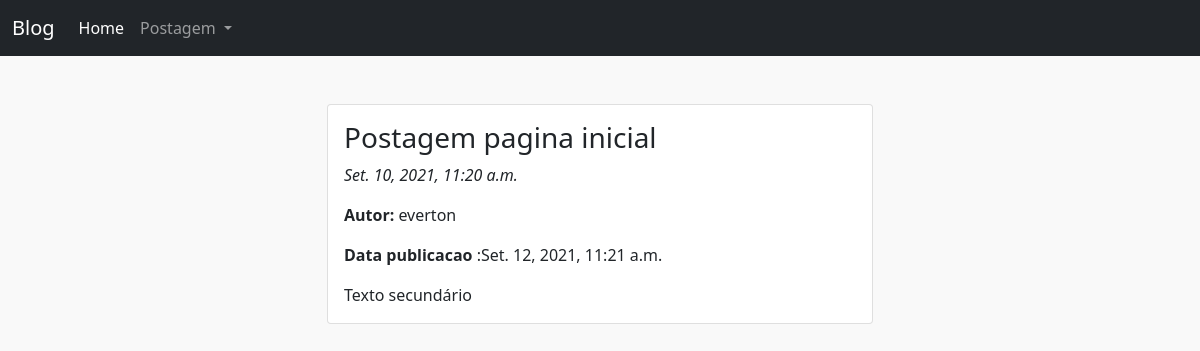
The app's page /post/2/ with its own data.
### blog/models.py (models this page shows, shortened)
class Postagem(models.Model):
    titulo = models.CharField(max_length=200)
    texto = models.TextField()
    autor = models.ForeignKey(settings.AUTH_USER_MODEL, on_delete=models.CASCADE)
    data_criacao = models.DateTimeField(default=timezone.now)
    data_publicacao = models.DateTimeField(blank=True, null=True)

### blog/views.py (the view)
# urls.py: path('post/<int:pk>/',views.detalhe_postagem,name='detalhe_postagem'),
def detalhe_postagem(request,pk):
    postagem = Postagem.objects.get(pk=pk)
    return render(request,'detalhe_postagem.html',{'postagem':postagem})

### blog/templates/detalhe_postagem.html (shortened to what this page needs)
{%extends 'base.html'%}
{% block content %}
<div class="container - fluid ">
    <div class = "row">
    <div class = "col-3" >
    </div>
    <div class = "col-6"    >
        <div class="card mt-5 " >
            <div class="card-body">
               <h3> {{postagem.titulo}}</h3>
               <p>
                <i>{{postagem.data_criacao}}</i></p>
               <p><b> Autor:</b> {{postagem.autor.username}}</p>
              {% if postagem.data_publicacao %}
                  <p>  <b>Data publicacao</b> :{{postagem.data_publicacao}}</p>
                {% endif %}
              <p class="card-text">{{postagem.texto|linebreaksbr}}</p>
            </div>
          </div>
    </div>
    <div class = "col-3" >
    </div>
</div>
{%endblock%}

### records on screen
Postagem: titulo "Postagem pagina inicial", data_criacao "Set. 10, 2021, 11:20 a.m.", autor.username "everton", data_publicacao "Set. 12, 2021, 11:21 a.m.", texto "Texto secundário"
